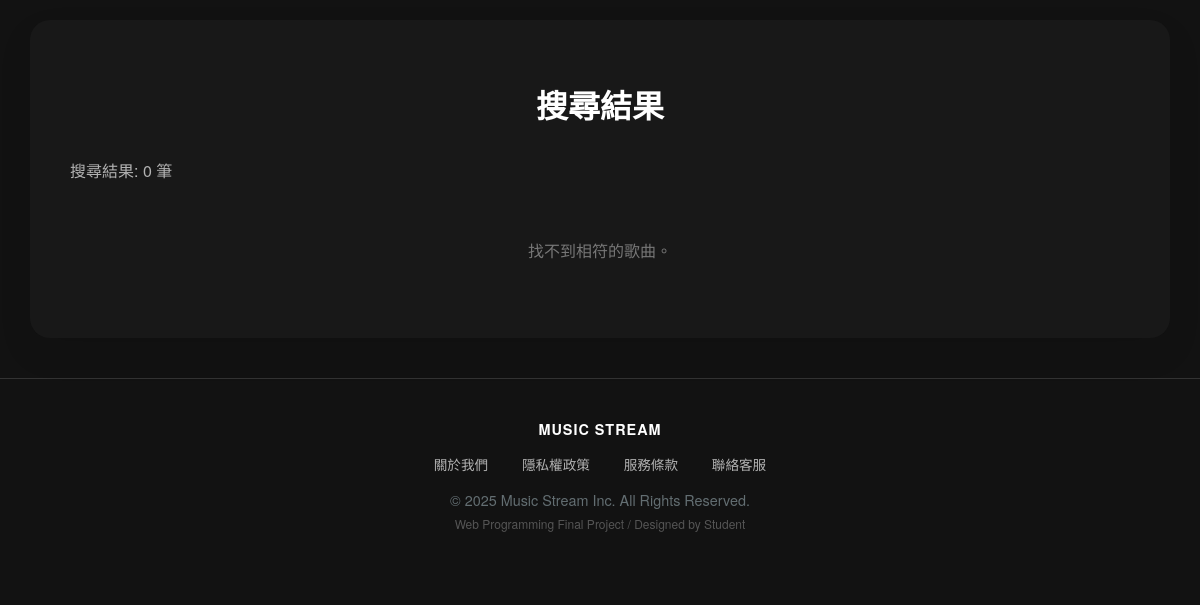
Page /final/search.php?keyword=怪獸 on the earlier database version.
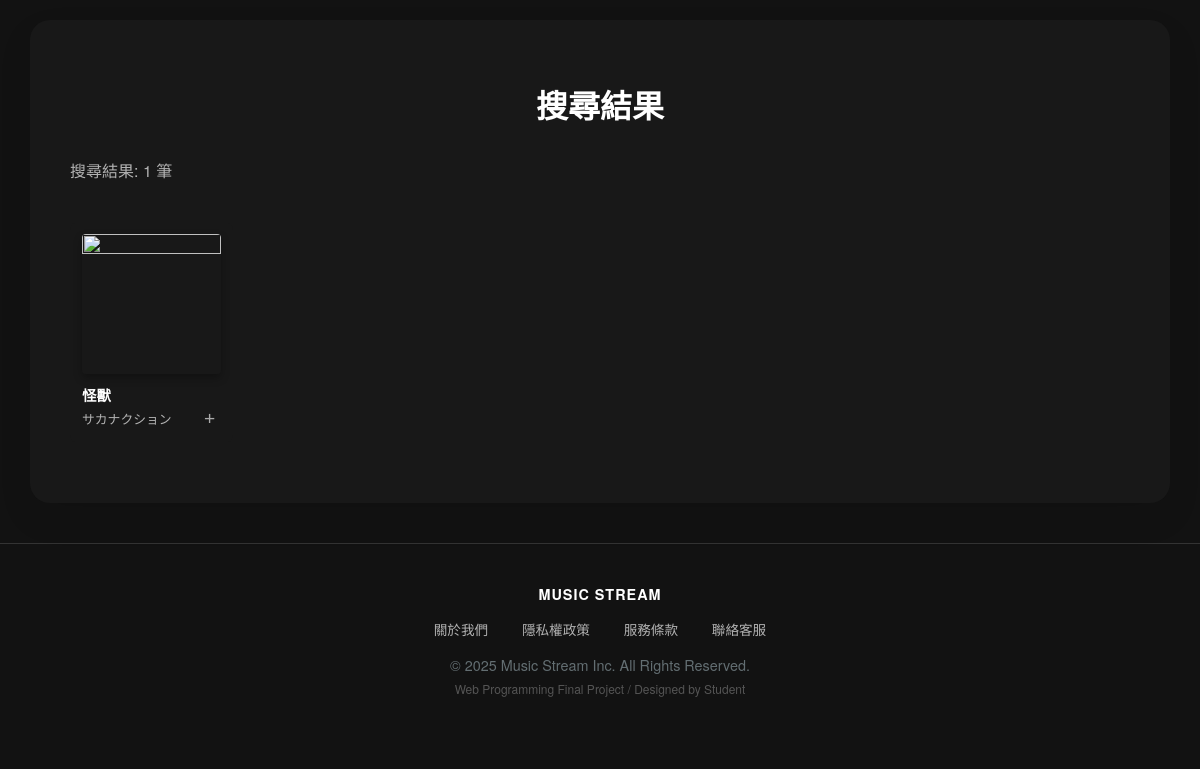
Same page on the later database version.
### tables this page shows
CREATE TABLE `songs` (
  `id` int(11) NOT NULL,
  `title` varchar(255) NOT NULL,
  `artist` varchar(255) NOT NULL,
  `file_path` varchar(255) NOT NULL,
  `uploader_id` char(4) NOT NULL,
  `upload_date` datetime NOT NULL,
  `play_count` int(11) DEFAULT 0,
  `genre` varchar(50) DEFAULT NULL,
  `cover_image` longblob DEFAULT NULL,
  `cover_type` varchar(50) DEFAULT NULL,
  `last_played_at` datetime DEFAULT NULL
);

### final/search.php (the view, shortened to what this page needs)
<?php
require_once("../DB/DB_open.php");
$keyword = "";
$search_result = null;
if (isset($_GET["q"])) {
    $keyword = mysqli_real_escape_string($link, $_GET["q"]);
} elseif (isset($_GET["keyword"])) {
    $keyword = mysqli_real_escape_string($link, $_GET["keyword"]);
}
if ($keyword != "") {
    $page = isset($_GET['page']) ? intval($_GET['page']) : 1;
    $limit = 18;
    $offset = ($page - 1) * $limit;
    $sql = "SELECT * FROM songs
            WHERE title LIKE '%$keyword%' OR artist LIKE '%$keyword%'
            ORDER BY
              (title LIKE '%$keyword%') DESC,
              (artist LIKE '%$keyword%') DESC,
              upload_date DESC
            LIMIT $offset, $limit";
    $search_result = mysqli_query($link, $sql);
}
?>
<?php
require_once("inc/header.php");
?>
    <link rel="stylesheet" href="css/search.css">
    <link rel="stylesheet" href="css/index_content.css?v=2">
<body>
    <div id="content-container" style="margin-top: 20px;">
        <h1 style="text-align: center; margin-bottom: 30px;">搜尋結果</h1>
        <?php if ($search_result): ?>
            <div style="margin-bottom: 20px; color: #b3b3b3;">
                搜尋結果: <?php echo mysqli_num_rows($search_result); ?> 筆
            </div>
            <div class="song-list">
                <?php
                if (mysqli_num_rows($search_result) > 0) {
                    while ($row = mysqli_fetch_assoc($search_result)) {
                        $cover = "get_cover.php?id=" . $row['id'];
                ?>
                    <div class="song-card">
                        <div style="position: relative; cursor: pointer;" onclick="playContextSong('<?php echo htmlspecialchars($row['title'], ENT_QUOTES); ?>', '<?php echo htmlspecialchars($row['artist'], ENT_QUOTES); ?>', 'music/<?php echo $row['file_path']; ?>', '<?php echo $cover; ?>', <?php echo $row['id']; ?>, 'all', 0, '所有歌曲')" title="點擊播放">
                        </div>
                        <div class="song-title"><?php echo htmlspecialchars($row['title']); ?></div>
                        <div class="song-artist" style="display: flex; justify-content: space-between; align-items: center;">
                            <span><?php echo htmlspecialchars($row['artist']); ?></span>
                            <button style="background: none; border: none; color: #aaa; cursor: pointer; font-size: 1.2rem;" onclick="event.stopPropagation(); openPlaylistModal(<?php echo $row['id']; ?>)" title="加入播放清單">+</button>
                        </div>
                    </div>
                <?php
                    }
                } else {
                    echo "<p style='grid-column: 1/-1; text-align: center; color: #777;'>找不到相符的歌曲。</p>";
                }
                ?>
            </div>
        <?php endif; ?>
    </div>
</body>
</html>

Differences in the rows shown:
added songs: title "怪獸", artist "サカナクション"
Other differences:
mysqli_num_rows($search_result): "0" → "1"
text no longer shown: "找不到相符的歌曲。"
